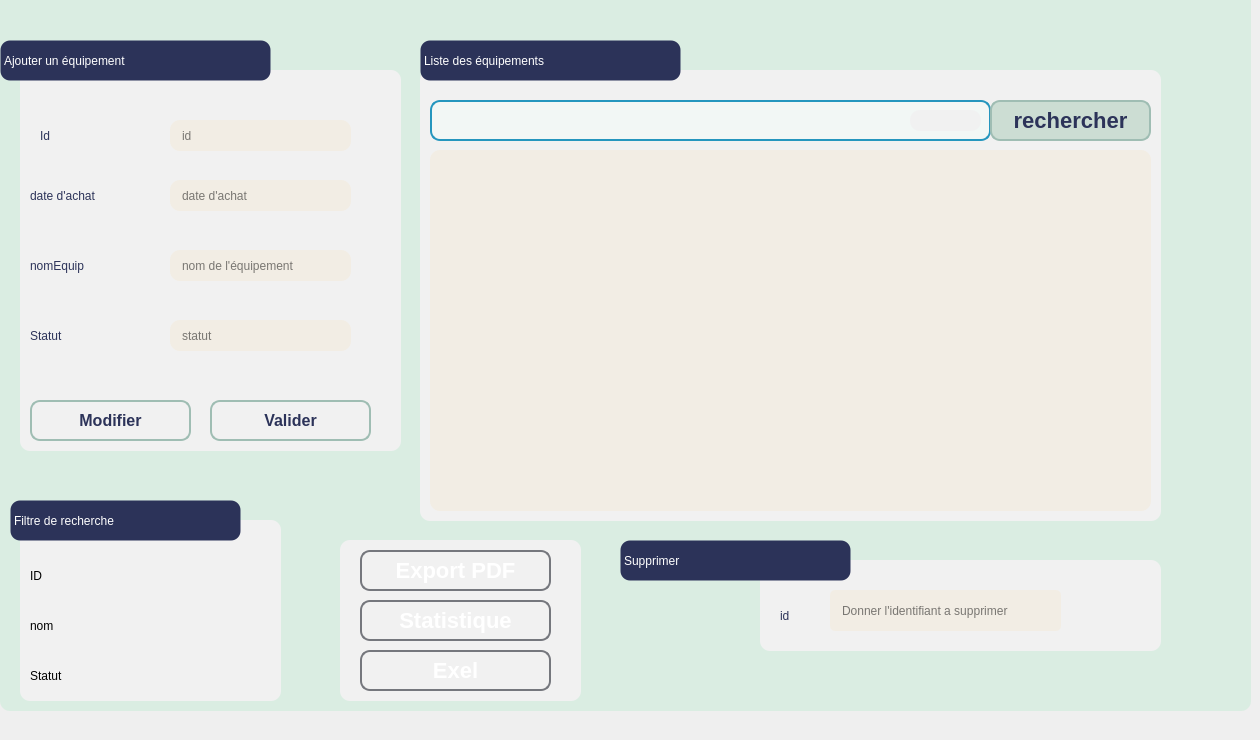
      <widget class="QWidget" name="tab_4">
       <attribute name="title">
        <string>Gestion des Equipements</string>
       </attribute>
       <widget class="QGroupBox" name="groupBox_23">
        <property name="geometry">
         <rect>
          <x>0</x>
          <y>-20</y>
          <width>1251</width>
          <height>731</height>
         </rect>
        </property>
        <property name="styleSheet">
         <string notr="true">background-color: rgb(218, 237, 226);
border-radius: 10px;
border: 5px ;
</string>
        </property>
        <property name="title">
         <string/>
        </property>
        <widget class="Line" name="line_filtreRechercheMobilite_5">
         <property name="geometry">
          <rect>
           <x>40</x>
           <y>400</y>
           <width>401</width>
           <height>20</height>
          </rect>
         </property>
         <property name="styleSheet">
          <string notr="true">background-color: rgb(218, 237, 226);</string>
         </property>
         <property name="orientation">
          <enum>Qt::Horizontal</enum>
         </property>
        </widget>
        <widget class="QGroupBox" name="groupBox_28">
         <property name="geometry">
          <rect>
           <x>20</x>
           <y>90</y>
           <width>381</width>
           <height>381</height>
          </rect>
         </property>
         <property name="styleSheet">
          <string notr="true">background-color: rgb(241, 241, 241);
border-radius: 10px black;
	border-radius: 10px  ;

</string>
         </property>
         <property name="title">
          <string/>
         </property>
         <widget class="QLabel" name="label_39">
          <property name="geometry">
           <rect>
            <x>20</x>
            <y>50</y>
            <width>151</width>
            <height>31</height>
           </rect>
          </property>
          <property name="styleSheet">
           <string notr="true">
font:  75 16pt &quot;Times New Roman&quot;;
color: rgb(44, 51, 89);</string>
          </property>
          <property name="text">
           <string>Id</string>
          </property>
         </widget>
         <widget class="QLabel" name="label_42">
          <property name="geometry">
           <rect>
            <x>10</x>
            <y>110</y>
            <width>161</width>
            <height>31</height>
           </rect>
          </property>
          <property name="styleSheet">
           <string notr="true">
font:  75 16pt &quot;Times New Roman&quot;;
color: rgb(44, 51, 89);</string>
          </property>
          <property name="text">
           <string>date d'achat</string>
          </property>
         </widget>
         <widget class="QLabel" name="label_43">
          <property name="geometry">
           <rect>
            <x>10</x>
            <y>170</y>
            <width>161</width>
            <height>51</height>
           </rect>
          </property>
          <property name="styleSheet">
           <string notr="true">
font:  75 16pt &quot;Times New Roman&quot;;
color: rgb(44, 51, 89);</string>
          </property>
          <property name="text">
           <string>nomEquip</string>
          </property>
         </widget>
         <widget class="QLabel" name="label_44">
          <property name="geometry">
           <rect>
            <x>10</x>
            <y>240</y>
            <width>161</width>
            <height>51</height>
           </rect>
          </property>
          <property name="styleSheet">
           <string notr="true">
font:  75 16pt &quot;Times New Roman&quot;;
color: rgb(44, 51, 89);</string>
          </property>
          <property name="text">
           <string>Statut</string>
          </property>
         </widget>
         <widget class="QLineEdit" name="leid_3">
          <property name="geometry">
           <rect>
            <x>150</x>
            <y>50</y>
            <width>181</width>
            <height>31</height>
           </rect>
          </property>
          <property name="styleSheet">
           <string notr="true">QLineEdit{
	background-color: rgb(242, 237, 228);
    box-shadow: 2px 0.5px 5px 1px inset black;
    border-radius: 10px  ;
    width: 70%;
    padding-right: 10px;
    padding-left: 10px;
    text-align: left;
    color: #000;
    font-size:inherit;
    font-family: Arial, Helvetica, sans-serif;  
    font-weight:normal;
    font-variant:normal;
	border-color: rgb(146, 150, 149);
}
QLineEdit::hover{  color: black ;
background-color:orange;}
QLineEdit::focus{  color: black ;
background-color:white;}</string>
          </property>
          <property name="placeholderText">
           <string>id</string>
          </property>
         </widget>
         <widget class="QLineEdit" name="dateaa">
          <property name="geometry">
           <rect>
            <x>150</x>
            <y>110</y>
            <width>181</width>
            <height>31</height>
           </rect>
          </property>
          <property name="styleSheet">
           <string notr="true">QLineEdit{
	background-color: rgb(242, 237, 228);
    box-shadow: 2px 0.5px 5px 1px inset black;
    border-radius: 10px;
    width: 70%;
    padding-right: 10px;
    padding-left: 10px;
    text-align: left;
    color: #000;
    font-size:inherit;
    font-family: Arial, Helvetica, sans-serif;  
    font-weight:normal;
    font-variant:normal;
}
QLineEdit::hover{  color: black ;
background-color:orange;}
QLineEdit::focus{  color: black ;
background-color:white;}</string>
          </property>
          <property name="placeholderText">
           <string>date d'achat</string>
          </property>
         </widget>
         <widget class="QLineEdit" name="lenomE">
          <property name="geometry">
           <rect>
            <x>150</x>
            <y>180</y>
            <width>181</width>
            <height>31</height>
           </rect>
          </property>
          <property name="styleSheet">
           <string notr="true">QLineEdit{
	background-color: rgb(242, 237, 228);
    box-shadow: 2px 0.5px 5px 1px inset black;
    border-radius: 10px;
    width: 70%;
    padding-right: 10px;
    padding-left: 10px;
    text-align: left;
    color: #000;
    font-size:inherit;
    font-family: Arial, Helvetica, sans-serif;  
    font-weight:normal;
    font-variant:normal;
}
QLineEdit::hover{  color: black ;
background-color:orange;}
QLineEdit::focus{  color: black ;
background-color:white;}</string>
          </property>
          <property name="placeholderText">
           <string>nom de l'équipement</string>
          </property>
         </widget>
         <widget class="QPushButton" name="pb_modifier_3">
          <property name="geometry">
           <rect>
            <x>10</x>
            <y>330</y>
            <width>161</width>
            <height>41</height>
           </rect>
          </property>
          <property name="styleSheet">
           <string notr="true">/*-----QPushButton-----*/
QPushButton
{
	background-color: qlineargradient(spread:pad, x1:0, y1:0.511, x2:1, y2:0.511, stop:0 
#92bf91
,stop:0.995192 rgba(0,0,0,0));



	color: rgb(44, 51, 89);
	font-size: 16px;
	font-weight: bold;
	border: 2px solid #9fbdb3;
	border-radius:10px;
	padding: 5px;

}

QPushButton::hover
{
background-color: qlineargradient(spread:pad, x1:0, y1:0.511, x2:1, y2:0.511, stop:0 rgba(0, 180, 150, 220),stop:1 rgba(50, 220, 200, 220));

	color: #2C3359; 
}
QPushButton::pressed
{background-color: qlineargradient(stop:0 rgba(0, 207, 179, 255),stop:1 rgba(70, 255, 230, 255));

	color: #2C3359; 

}</string>
          </property>
          <property name="text">
           <string>Modifier</string>
          </property>
          <property name="icon">
           <iconset resource="images.qrc">
            <normaloff>:/edit-2.svg</normaloff>:/edit-2.svg</iconset>
          </property>
         </widget>
         <widget class="QPushButton" name="pb_ajouter_3">
          <property name="geometry">
           <rect>
            <x>190</x>
            <y>330</y>
            <width>161</width>
            <height>41</height>
           </rect>
          </property>
          <property name="styleSheet">
           <string notr="true">/*-----QPushButton-----*/
QPushButton
{
	background-color: qlineargradient(spread:pad, x1:0, y1:0.511, x2:1, y2:0.511, stop:0 
#92bf91
,stop:0.995192 rgba(0,0,0,0));



	color: rgb(44, 51, 89);
	font-size: 16px;
	font-weight: bold;
	border: 2px solid #9fbdb3;
	border-radius:10px;
	padding: 5px;

}

QPushButton::hover
{
background-color: qlineargradient(spread:pad, x1:0, y1:0.511, x2:1, y2:0.511, stop:0 rgba(0, 180, 150, 220),stop:1 rgba(50, 220, 200, 220));

	color: #2C3359; 
}
QPushButton::pressed
{background-color: qlineargradient(stop:0 rgba(0, 207, 179, 255),stop:1 rgba(70, 255, 230, 255));

	color: #2C3359; 

}</string>
          </property>
          <property name="text">
           <string>Valider</string>
          </property>
          <property name="icon">
           <iconset resource="images.qrc">
            <normaloff>:/plus.svg</normaloff>:/plus.svg</iconset>
          </property>
         </widget>
         <widget class="QLineEdit" name="lestatut">
          <property name="geometry">
           <rect>
            <x>150</x>
            <y>250</y>
            <width>181</width>
            <height>31</height>
           </rect>
          </property>
          <property name="styleSheet">
           <string notr="true">QLineEdit{
	background-color: rgb(242, 237, 228);
    box-shadow: 2px 0.5px 5px 1px inset black;
    border-radius: 10px;
    width: 70%;
    padding-right: 10px;
    padding-left: 10px;
    text-align: left;
    color: #000;
    font-size:inherit;
    font-family: Arial, Helvetica, sans-serif;  
    font-weight:normal;
    font-variant:normal;
}
QLineEdit::hover{  color: black ;
background-color:orange;}
QLineEdit::focus{  color: black ;
background-color:white;}</string>
          </property>
          <property name="placeholderText">
           <string>statut</string>
          </property>
         </widget>
        </widget>
        <widget class="QLabel" name="label_65">
         <property name="geometry">
          <rect>
           <x>620</x>
           <y>560</y>
           <width>231</width>
           <height>41</height>
          </rect>
         </property>
         <property name="styleSheet">
          <string notr="true">QLabel{
    border: 1px solid transparent ;	
	color: rgb(255, 255, 255);
	font: 75 16pt &quot;Times New Roman&quot;;
	background-color: rgb(44, 51, 89);
	border-radius: 10px  ;
}</string>
         </property>
         <property name="text">
          <string>Supprimer</string>
         </property>
        </widget>
        <widget class="QGroupBox" name="groupBox_29">
         <property name="geometry">
          <rect>
           <x>420</x>
           <y>90</y>
           <width>741</width>
           <height>451</height>
          </rect>
         </property>
         <property name="styleSheet">
          <string notr="true">background-color: rgb(241, 241, 241);
border-radius: 10px black;
	border-radius: 10px  ;

</string>
         </property>
         <property name="title">
          <string/>
         </property>
         <widget class="QTableView" name="tabequipement">
          <property name="geometry">
           <rect>
            <x>10</x>
            <y>80</y>
            <width>721</width>
            <height>361</height>
           </rect>
          </property>
          <property name="styleSheet">
           <string notr="true">background-color: rgb(242, 237, 228);
</string>
          </property>
         </widget>
         <widget class="QLineEdit" name="lerechercher_2">
          <property name="geometry">
           <rect>
            <x>10</x>
            <y>30</y>
            <width>561</width>
            <height>41</height>
           </rect>
          </property>
          <property name="styleSheet">
           <string notr="true">QLineEdit
{
background-color: rgb(242, 247, 245);
border-radius: 10px;
border: 2px solid #2596be


}
</string>
          </property>
         </widget>
         <widget class="QPushButton" name="pushButton_rechercher_2">
          <property name="geometry">
           <rect>
            <x>570</x>
            <y>30</y>
            <width>161</width>
            <height>41</height>
           </rect>
          </property>
          <property name="styleSheet">
           <string notr="true">QPushButton
{
	background-color: rgb(204, 221, 211);
	color: rgb(44, 51, 89);
	font-size: 22px;
	font-weight: bold;
	border: 2px solid #9fbdb3;
	border-radius:10px;
	padding: 5px;
}

</string>
          </property>
          <property name="text">
           <string>rechercher</string>
          </property>
         </widget>
         <widget class="QLabel" name="Empl_label_Recherche_5">
          <property name="geometry">
           <rect>
            <x>490</x>
            <y>40</y>
            <width>71</width>
            <height>21</height>
           </rect>
          </property>
          <property name="styleSheet">
           <string notr="true">font:  75 16pt &quot;Times New Roman&quot;;
image: url(:/search.svg);
color: rgb(44, 51, 89);</string>
          </property>
          <property name="text">
           <string/>
          </property>
         </widget>
        </widget>
        <widget class="QLabel" name="label_66">
         <property name="geometry">
          <rect>
           <x>0</x>
           <y>60</y>
           <width>271</width>
           <height>41</height>
          </rect>
         </property>
         <property name="styleSheet">
          <string notr="true">QLabel{
    border: 1px solid transparent ;	
	color: rgb(255, 255, 255);
	font: 75 16pt &quot;Times New Roman&quot;;
	background-color: rgb(44, 51, 89);
	border-radius: 10px  ;
}</string>
         </property>
         <property name="text">
          <string>Ajouter un équipement</string>
         </property>
        </widget>
        <widget class="QLabel" name="label_67">
         <property name="geometry">
          <rect>
           <x>420</x>
           <y>60</y>
           <width>261</width>
           <height>41</height>
          </rect>
         </property>
         <property name="styleSheet">
          <string notr="true">QLabel{
    border: 1px solid transparent ;	
	color: rgb(255, 255, 255);
	font: 75 16pt &quot;Times New Roman&quot;;
	background-color: rgb(44, 51, 89);
	border-radius: 10px  ;
}</string>
         </property>
         <property name="text">
          <string>Liste des équipements</string>
         </property>
        </widget>
        <widget class="QGroupBox" name="groupBox_30">
         <property name="geometry">
          <rect>
           <x>760</x>
           <y>580</y>
           <width>401</width>
           <height>91</height>
          </rect>
         </property>
         <property name="styleSheet">
          <string notr="true">background-color: rgb(241, 241, 241);
border-radius: 10px black;
	border-radius: 10px  ;

</string>
         </property>
         <property name="title">
          <string/>
         </property>
         <widget class="QLineEdit" name="id_supp_5">
          <property name="geometry">
           <rect>
            <x>70</x>
            <y>30</y>
            <width>231</width>
            <height>41</height>
           </rect>
          </property>
          <property name="styleSheet">
           <string notr="true">QLineEdit{
	background-color: rgb(242, 237, 228);
    box-shadow: 2px 0.5px 5px 1px inset black;
    border-radius: 5px;
    width: 70%;
    padding-right: 10px;
    padding-left: 10px;
    text-align: left;
    color: #000;
    font-size:inherit;
    font-family: Arial, Helvetica, sans-serif;  
    font-weight:normal;
    font-variant:normal;
}
QLineEdit::hover{  color: black ;
background-color:orange;}
QLineEdit::focus{  color: black ;
background-color:white;}</string>
          </property>
          <property name="placeholderText">
           <string>Donner l'identifiant a supprimer</string>
          </property>
         </widget>
         <widget class="QPushButton" name="pb_supprimer_3">
          <property name="geometry">
           <rect>
            <x>320</x>
            <y>30</y>
            <width>51</width>
            <height>41</height>
           </rect>
          </property>
          <property name="styleSheet">
           <string notr="true">image: url(:/trash-2.svg);</string>
          </property>
          <property name="text">
           <string/>
          </property>
         </widget>
         <widget class="QLabel" name="label_68">
          <property name="geometry">
           <rect>
            <x>20</x>
            <y>40</y>
            <width>31</width>
            <height>31</height>
           </rect>
          </property>
          <property name="styleSheet">
           <string notr="true">font:  75 16pt &quot;Times New Roman&quot;;
color: rgb(44, 51, 89);</string>
          </property>
          <property name="text">
           <string>id</string>
          </property>
         </widget>
        </widget>
        <widget class="QGroupBox" name="groupBox_31">
         <property name="geometry">
          <rect>
           <x>20</x>
           <y>540</y>
           <width>261</width>
           <height>181</height>
          </rect>
         </property>
         <property name="styleSheet">
          <string notr="true">background-color: rgb(241, 241, 241);
border-radius: 10px black;
	border-radius: 10px  ;

</string>
         </property>
         <property name="title">
          <string/>
         </property>
         <widget class="QLabel" name="label_69">
          <property name="geometry">
           <rect>
            <x>10</x>
            <y>40</y>
            <width>31</width>
            <height>31</height>
           </rect>
          </property>
          <property name="styleSheet">
           <string notr="true">font: 11pt &quot;MS Shell Dlg 2&quot;;</string>
          </property>
          <property name="text">
           <string>ID</string>
          </property>
         </widget>
         <widget class="QPushButton" name="triID_4">
          <property name="geometry">
           <rect>
            <x>110</x>
            <y>40</y>
            <width>41</width>
            <height>31</height>
           </rect>
          </property>
          <property name="styleSheet">
           <string notr="true">/*-----QPushButton-----*/
image: url(:/triCroissant.png);
QPushButton
{
	background-color: qlineargradient(spread:pad, x1:0, y1:0.511, x2:1, y2:0.511, stop:0 
#92bf91
,stop:0.995192 rgba(0,0,0,0));



	color: #ffffff;
	font-size: 22px;
	font-weight: bold;
	border: 2px solid #9fbdb3;
	border-radius:10px;
	padding: 5px;
	

}

QPushButton::hover
{
background-color: qlineargradient(spread:pad, x1:0, y1:0.511, x2:1, y2:0.511, stop:0 rgba(0, 180, 150, 220),stop:1 rgba(50, 220, 200, 220));

	color: #2C3359; 

}
QPushButton::pressed
{background-color: qlineargradient(stop:0 rgba(0, 207, 179, 255),stop:1 rgba(70, 255, 230, 255));

	color: #2C3359; 

}
</string>
          </property>
          <property name="text">
           <string/>
          </property>
          <property name="icon">
           <iconset>
            <normaloff>../Downloads/337075855_605317437802974_4220689039509783446_n.png</normaloff>../Downloads/337075855_605317437802974_4220689039509783446_n.png</iconset>
          </property>
         </widget>
         <widget class="QPushButton" name="ID_desc_3">
          <property name="geometry">
           <rect>
            <x>180</x>
            <y>40</y>
            <width>41</width>
            <height>31</height>
           </rect>
          </property>
          <property name="styleSheet">
           <string notr="true">/*-----QPushButton-----*/
image: url(:/triDecroissant.png);
QPushButton
{
	background-color: qlineargradient(spread:pad, x1:0, y1:0.511, x2:1, y2:0.511, stop:0 
#92bf91
,stop:0.995192 rgba(0,0,0,0));



	color: #ffffff;
	font-size: 22px;
	font-weight: bold;
	border: 2px solid #9fbdb3;
	border-radius:10px;
	padding: 5px;
	

}

QPushButton::hover
{
background-color: qlineargradient(spread:pad, x1:0, y1:0.511, x2:1, y2:0.511, stop:0 rgba(0, 180, 150, 220),stop:1 rgba(50, 220, 200, 220));

	color: #2C3359; 

}
QPushButton::pressed
{background-color: qlineargradient(stop:0 rgba(0, 207, 179, 255),stop:1 rgba(70, 255, 230, 255));

	color: #2C3359; 

}
</string>
          </property>
          <property name="text">
           <string/>
          </property>
          <property name="icon">
           <iconset>
            <normaloff>../Downloads/334897169_707582544440547_3617308460356323247_n.png</normaloff>../Downloads/334897169_707582544440547_3617308460356323247_n.png</iconset>
          </property>
         </widget>
         <widget class="QLabel" name="label_70">
          <property name="geometry">
           <rect>
            <x>10</x>
            <y>90</y>
            <width>81</width>
            <height>31</height>
           </rect>
          </property>
          <property name="styleSheet">
           <string notr="true">font: 11pt &quot;MS Shell Dlg 2&quot;;</string>
          </property>
          <property name="text">
           <string>nom</string>
          </property>
         </widget>
         <widget class="QPushButton" name="nom_az_2">
          <property name="geometry">
           <rect>
            <x>110</x>
            <y>90</y>
            <width>41</width>
            <height>31</height>
           </rect>
          </property>
          <property name="styleSheet">
           <string notr="true">/*-----QPushButton-----*/
image: url(:/triCroissant.png);
QPushButton
{
	background-color: qlineargradient(spread:pad, x1:0, y1:0.511, x2:1, y2:0.511, stop:0 
#92bf91
,stop:0.995192 rgba(0,0,0,0));



	color: #ffffff;
	font-size: 22px;
	font-weight: bold;
	border: 2px solid #9fbdb3;
	border-radius:10px;
	padding: 5px;
	

}

QPushButton::hover
{
background-color: qlineargradient(spread:pad, x1:0, y1:0.511, x2:1, y2:0.511, stop:0 rgba(0, 180, 150, 220),stop:1 rgba(50, 220, 200, 220));

	color: #2C3359; 

}
QPushButton::pressed
{background-color: qlineargradient(stop:0 rgba(0, 207, 179, 255),stop:1 rgba(70, 255, 230, 255));

	color: #2C3359; 

}
</string>
          </property>
          <property name="text">
           <string/>
          </property>
          <property name="icon">
           <iconset>
            <normaloff>../Downloads/337075855_605317437802974_4220689039509783446_n.png</normaloff>../Downloads/337075855_605317437802974_4220689039509783446_n.png</iconset>
          </property>
         </widget>
         <widget class="QPushButton" name="nom_az_3">
          <property name="geometry">
           <rect>
            <x>180</x>
            <y>90</y>
            <width>41</width>
            <height>31</height>
           </rect>
          </property>
          <property name="styleSheet">
           <string notr="true">/*-----QPushButton-----*/
image: url(:/triDecroissant.png);
QPushButton
{
	background-color: qlineargradient(spread:pad, x1:0, y1:0.511, x2:1, y2:0.511, stop:0 
#92bf91
,stop:0.995192 rgba(0,0,0,0));



	color: #ffffff;
	font-size: 22px;
	font-weight: bold;
	border: 2px solid #9fbdb3;
	border-radius:10px;
	padding: 5px;
	

}

QPushButton::hover
{
background-color: qlineargradient(spread:pad, x1:0, y1:0.511, x2:1, y2:0.511, stop:0 rgba(0, 180, 150, 220),stop:1 rgba(50, 220, 200, 220));

	color: #2C3359; 

}
QPushButton::pressed
{background-color: qlineargradient(stop:0 rgba(0, 207, 179, 255),stop:1 rgba(70, 255, 230, 255));

	color: #2C3359; 

}
</string>
          </property>
          <property name="text">
           <string/>
          </property>
          <property name="icon">
           <iconset>
            <normaloff>../Downloads/334897169_707582544440547_3617308460356323247_n.png</normaloff>../Downloads/334897169_707582544440547_3617308460356323247_n.png</iconset>
          </property>
         </widget>
         <widget class="QLabel" name="label_71">
          <property name="geometry">
           <rect>
            <x>10</x>
            <y>140</y>
            <width>61</width>
            <height>31</height>
           </rect>
          </property>
          <property name="styleSheet">
           <string notr="true">font: 11pt &quot;MS Shell Dlg 2&quot;;</string>
          </property>
          <property name="text">
           <string>Statut</string>
          </property>
         </widget>
         <widget class="QPushButton" name="tristatut">
          <property name="geometry">
           <rect>
            <x>110</x>
            <y>140</y>
            <width>41</width>
            <height>31</height>
           </rect>
          </property>
          <property name="styleSheet">
           <string notr="true">/*-----QPushButton-----*/
image: url(:/triCroissant.png);
QPushButton
{
	background-color: qlineargradient(spread:pad, x1:0, y1:0.511, x2:1, y2:0.511, stop:0 
#92bf91
,stop:0.995192 rgba(0,0,0,0));



	color: #ffffff;
	font-size: 22px;
	font-weight: bold;
	border: 2px solid #9fbdb3;
	border-radius:10px;
	padding: 5px;
	

}

QPushButton::hover
{
background-color: qlineargradient(spread:pad, x1:0, y1:0.511, x2:1, y2:0.511, stop:0 rgba(0, 180, 150, 220),stop:1 rgba(50, 220, 200, 220));

	color: #2C3359; 

}
QPushButton::pressed
{background-color: qlineargradient(stop:0 rgba(0, 207, 179, 255),stop:1 rgba(70, 255, 230, 255));

	color: #2C3359; 

}
</string>
          </property>
          <property name="text">
           <string/>
          </property>
          <property name="icon">
           <iconset>
            <normaloff>../Downloads/337075855_605317437802974_4220689039509783446_n.png</normaloff>../Downloads/337075855_605317437802974_4220689039509783446_n.png</iconset>
          </property>
         </widget>
         <widget class="QPushButton" name="tristatutdesc">
          <property name="geometry">
           <rect>
            <x>180</x>
            <y>140</y>
            <width>41</width>
            <height>31</height>
           </rect>
          </property>
          <property name="styleSheet">
           <string notr="true">/*-----QPushButton-----*/
image: url(:/triDecroissant.png);
QPushButton
{
	background-color: qlineargradient(spread:pad, x1:0, y1:0.511, x2:1, y2:0.511, stop:0 
#92bf91
,stop:0.995192 rgba(0,0,0,0));



	color: #ffffff;
	font-size: 22px;
	font-weight: bold;
	border: 2px solid #9fbdb3;
	border-radius:10px;
	padding: 5px;
	

}

QPushButton::hover
{
background-color: qlineargradient(spread:pad, x1:0, y1:0.511, x2:1, y2:0.511, stop:0 rgba(0, 180, 150, 220),stop:1 rgba(50, 220, 200, 220));

	color: #2C3359; 

}
QPushButton::pressed
{background-color: qlineargradient(stop:0 rgba(0, 207, 179, 255),stop:1 rgba(70, 255, 230, 255));

	color: #2C3359; 

}
</string>
          </property>
          <property name="text">
           <string/>
          </property>
          <property name="icon">
           <iconset>
            <normaloff>../Downloads/334897169_707582544440547_3617308460356323247_n.png</normaloff>../Downloads/334897169_707582544440547_3617308460356323247_n.png</iconset>
          </property>
         </widget>
        </widget>
        <widget class="QLabel" name="label_72">
         <property name="geometry">
          <rect>
           <x>10</x>
           <y>520</y>
           <width>231</width>
           <height>41</height>
          </rect>
         </property>
         <property name="styleSheet">
          <string notr="true">QLabel{
    border: 1px solid transparent ;	
	color: rgb(255, 255, 255);
	font: 75 16pt &quot;Times New Roman&quot;;
	background-color: rgb(44, 51, 89);
	border-radius: 10px  ;
}</string>
         </property>
         <property name="text">
          <string>Filtre de recherche</string>
         </property>
        </widget>
        <widget class="QGroupBox" name="groupBox_32">
         <property name="geometry">
          <rect>
           <x>340</x>
           <y>560</y>
           <width>241</width>
           <height>161</height>
          </rect>
         </property>
         <property name="styleSheet">
          <string notr="true">background-color: rgb(241, 241, 241);
border-radius: 10px black;
	border-radius: 10px  ;

</string>
         </property>
         <property name="title">
          <string/>
         </property>
         <widget class="QPushButton" name="pushButton_PDF_2">
          <property name="geometry">
           <rect>
            <x>20</x>
            <y>10</y>
            <width>191</width>
            <height>41</height>
           </rect>
          </property>
          <property name="styleSheet">
           <string notr="true">/*-----QPushButton-----*/
QPushButton
{
	background-color: qlineargradient(spread:pad, x1:0, y1:0.511, x2:1, y2:0.511, stop:0 
#75777d
,stop:0.995192 rgba(0,0,0,0));



	color: #ffffff;
	font-size: 22px;
	font-weight: bold;
	border: 2px solid #75777d;
	border-radius:10px;
	padding: 5px;

}

QPushButton::hover
{
background-color: #b5b5ba;

	color: #2C3359; 
}
QPushButton::pressed
{background-color: qlineargradient(stop:0 rgba(0, 207, 179, 255),stop:1 rgba(70, 255, 230, 255));

	color: #75777d; 

}</string>
          </property>
          <property name="text">
           <string>Export PDF</string>
          </property>
         </widget>
         <widget class="QPushButton" name="pushButton_4">
          <property name="geometry">
           <rect>
            <x>20</x>
            <y>60</y>
            <width>191</width>
            <height>41</height>
           </rect>
          </property>
          <property name="styleSheet">
           <string notr="true">/*-----QPushButton-----*/
QPushButton
{
	background-color: qlineargradient(spread:pad, x1:0, y1:0.511, x2:1, y2:0.511, stop:0 
#75777d
,stop:0.995192 rgba(0,0,0,0));



	color: #ffffff;
	font-size: 22px;
	font-weight: bold;
	border: 2px solid #75777d;
	border-radius:10px;
	padding: 5px;

}

QPushButton::hover
{
background-color: #b5b5ba;

	color: #2C3359; 
}
QPushButton::pressed
{background-color: qlineargradient(stop:0 rgba(0, 207, 179, 255),stop:1 rgba(70, 255, 230, 255));

	color: #75777d; 

}</string>
          </property>
          <property name="text">
           <string>Statistique</string>
          </property>
         </widget>
         <widget class="QLabel" name="label_73">
          <property name="geometry">
           <rect>
            <x>30</x>
            <y>20</y>
            <width>21</width>
            <height>21</height>
           </rect>
          </property>
          <property name="styleSheet">
           <string notr="true">image: url(:/file.png);
background-color:transparent;</string>
          </property>
          <property name="text">
           <string/>
          </property>
         </widget>
         <widget class="QLabel" name="label_74">
          <property name="geometry">
           <rect>
            <x>20</x>
            <y>70</y>
            <width>31</width>
            <height>21</height>
           </rect>
          </property>
          <property name="styleSheet">
           <string notr="true">image: url(:/chart.png);
background-color:transparent;</string>
          </property>
          <property name="text">
           <string/>
          </property>
         </widget>
         <widget class="QPushButton" name="export_excel">
          <property name="geometry">
           <rect>
            <x>20</x>
            <y>110</y>
            <width>191</width>
            <height>41</height>
           </rect>
          </property>
          <property name="styleSheet">
           <string notr="true">/*-----QPushButton-----*/
QPushButton
{
	background-color: qlineargradient(spread:pad, x1:0, y1:0.511, x2:1, y2:0.511, stop:0 
#75777d
,stop:0.995192 rgba(0,0,0,0));



	color: #ffffff;
	font-size: 22px;
	font-weight: bold;
	border: 2px solid #75777d;
	border-radius:10px;
	padding: 5px;

}

QPushButton::hover
{
background-color: #b5b5ba;

	color: #2C3359; 
}
QPushButton::pressed
{background-color: qlineargradient(stop:0 rgba(0, 207, 179, 255),stop:1 rgba(70, 255, 230, 255));

	color: #75777d; 

}</string>
          </property>
          <property name="text">
           <string>Exel</string>
          </property>
         </widget>
         <widget class="QLabel" name="label_75">
          <property name="geometry">
           <rect>
            <x>30</x>
            <y>120</y>
            <width>31</width>
            <height>21</height>
           </rect>
          </property>
          <property name="styleSheet">
           <string notr="true">image: url(:/excel.png);
background-color:transparent;</string>
          </property>
          <property name="text">
           <string/>
          </property>
         </widget>
        </widget>
        <zorder>line_filtreRechercheMobilite_5</zorder>
        <zorder>groupBox_28</zorder>
        <zorder>groupBox_29</zorder>
        <zorder>label_66</zorder>
        <zorder>label_67</zorder>
        <zorder>groupBox_30</zorder>
        <zorder>groupBox_31</zorder>
        <zorder>label_72</zorder>
        <zorder>groupBox_32</zorder>
        <zorder>label_65</zorder>
       </widget>
      </widget>
